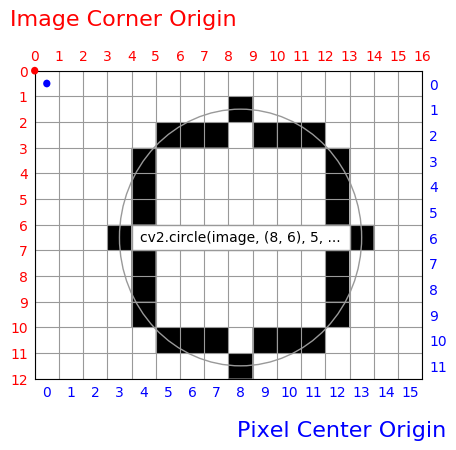

Python code for this plot:
#!/usr/bin/env python
# -*- coding: utf-8 -*-
# Author: eph

import os

import numpy as np
import matplotlib.pyplot as plt
import cv2


image = np.zeros((12, 16))
cv2.circle(image, (8, 6), 5, 1)

fig = plt.figure(figsize=(5, 4), dpi=100)
ax = fig.add_subplot(1, 1, 1)

ax.pcolor(image[::-1], cmap=plt.get_cmap('Greys'), antialiaseds=True)
ax.add_artist(plt.Circle((8.5, 5.5), 5, fc='None', ec='0.6'))

ax.set_xticks(np.arange(image.shape[1] + 1))
ax.set_yticks(np.arange(image.shape[0] + 1))
ax.set_xticklabels(np.arange(image.shape[1] + 1))
ax.set_yticklabels(image.shape[0] - np.arange(image.shape[0] + 1))
ax.tick_params(axis='x', which='major', colors='r',
               top=1, bottom=0, labeltop=1, labelbottom=0)
ax.tick_params(axis='y', which='major', colors='r',
               left=1, right=0, labelleft=1, labelright=0)
ax.grid(color='0.6')
ax.text(-1, image.shape[0] + 2, 'Image Corner Origin',
        fontsize=16, ha='left', va='center', color='r')
ax.add_artist(plt.Circle((0, image.shape[0]), 0.15,
                         fc='r', ec='None', clip_on=False, zorder=3))
ax.add_artist(plt.Circle((0.5, image.shape[0] - 0.5), 0.15,
                         fc='b', ec='None', clip_on=False, zorder=3))

ax.set_xticks(np.arange(image.shape[1]) + 0.5, minor=True)
ax.set_yticks(np.arange(image.shape[0]) + 0.5, minor=True)
ax.set_xticklabels(np.arange(image.shape[1]), minor=True)
ax.set_yticklabels(image.shape[0] - 1 - np.arange(image.shape[0]), minor=True)
ax.tick_params(axis='x', which='minor', colors='b',
               top=0, bottom=1, labeltop=0, labelbottom=1)
ax.tick_params(axis='y', which='minor', colors='b',
               left=0, right=1, labelleft=0, labelright=1)
ax.tick_params('both', length=0, pad=5, which='both')
ax.text(image.shape[1] + 1, -2, 'Pixel Center Origin',
        fontsize=16, ha='right', va='center', color='b')

ax.add_artist(plt.Rectangle((4, 5), 9, 1, fc='w', ec='0.6', zorder=2))
ax.text(8.5, 5.5, 'cv2.circle(image, (8, 6), 5, ...',
        ha='center', va='center')

plt.savefig(os.path.splitext(__file__)[0] + '.png', dpi=100,
            format='png', bbox_inches='tight')
